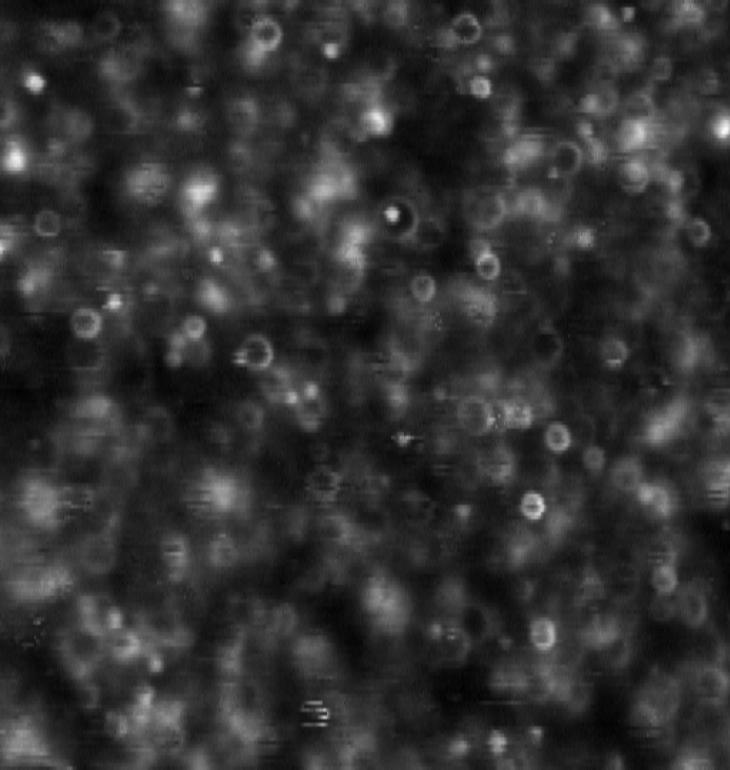
#> input picture jpeg versions/1.jpeg, 730 x 770 px; its folder holds only this picture in this run
$ jupyter execute data_generation.ipynb
#> lines starting #> are read from the running program, lines starting #| are printed output that depends on the picture; after the words box and inside, x2 and y2 are one past the last pixel; in counts of white or black regions, pixels touching at a corner belong together
[cell 1]
import matplotlib.pyplot as plt
import numpy as np
import random
import os
import cv2
import numpy as np
import matplotlib.pyplot as plt
import random
import json
from tqdm import tqdm
from skimage import exposure

[cell 2]
# Define directory path where images are stored
image_dir = 'jpeg versions'

# Dictionary to store the images
trap_images = {}

# Check if the directory exists
if os.path.exists(image_dir):
    # List all files in the directory
    files = os.listdir(image_dir)

    # Filter for .sxm files (assuming they have common image extensions)
    ext = '.jpeg'
    image_files = [f for f in files if f.lower().endswith(ext)]

    # Load each image into the dictionary
    for img_file in image_files:
        # Read the image
        img_path = os.path.join(image_dir, img_file)
        try:
            # Open image
            img = plt.imread(img_path)
#> img is the input picture: shape (770, 730, 3); min 0, max 251, mean 49.7
            # Use filename without extension as the key
            key = os.path.splitext(img_file)[0]
            trap_images[key] = img
            print(f"Loaded image: {key} with shape {img.shape}")
#| Loaded image: 1 with shape (770, 730, 3)
        except Exception as e:
            print(f"Error loading {img_file}: {e}")

    print(f"Successfully loaded {len(trap_images)} images")
#| Successfully loaded 1 images
else:
    print(f"Directory {image_dir} does not exist")

# Display a sample image if any were loaded
if trap_images:
    # Pick first image to display
    sample_key = next(iter(trap_images))
#> sample_key = '1'
    print(sample_key)
#| 1
    plt.figure(figsize=(10, 10))
    plt.imshow(trap_images[sample_key], cmap='gray')
    plt.title(f"Sample image: {sample_key}")
    plt.colorbar()
    plt.axis('off')
    plt.show()
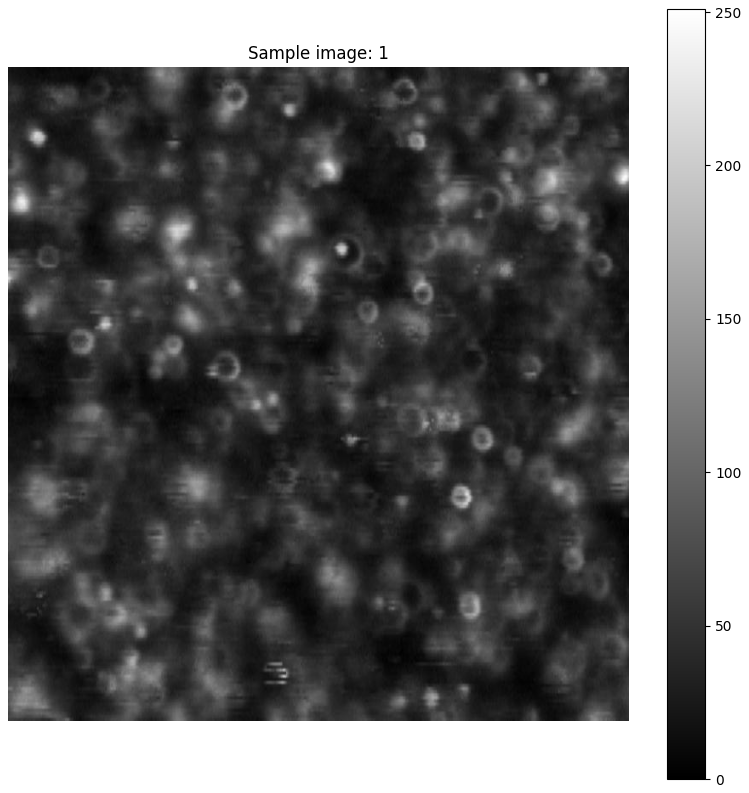
#> figure drawn by matplotlib, 2 panels

[cell 3]
# noise functions

# [37 lines left out: function add_line_noise, not called in this run]

def add_gaussian_noise(image, mean=0, std=0.05):
    """
    Add Gaussian noise to an image.

    Args:
        image: Input image as a numpy array
        mean: Mean of the Gaussian noise (default: 0)
        std: Standard deviation of the Gaussian noise (default: 0.05)

    Returns:
        Noisy image
    """
    # Generate Gaussian noise with the same shape as the input image
    noise = np.random.normal(mean, std, image.shape)

    # Add noise to the image
    noisy_image = image + noise

    # Clip values to ensure they stay in valid range [0, 1]
    noisy_image = np.clip(noisy_image, 0, 1)

    return noisy_image

# [65 lines left out: functions add_rolling_lines, match_histograms, not called in this run]

[cell 4]
def generate_synthetic_data(n, num_donuts_range_max=(5, 50), num_donuts_range_min = (1,10), num_circles_range=(3, 25),
                          radius_range_circle=(5, 10), radius_range_donuts=(10,30),
                          thickness_range=(2, 5), intensity_range_init=(0.2, 0.5),
                          intensity_range_2 = (0.3,1),
                          gaussian_sigma_range=(0.5, 5.0)):
    """
    Generate synthetic data with filtered donuts and circles of varying intensities.
    Also returns bounding box coordinates for each donut.

    Args:
        n: Resolution of the square image
        num_donuts_range: Range for number of donuts
        num_circles_range: Range for number of circles
        radius_range_circle: Range for circle radii
        radius_range_donuts: Range for donut radii
        thickness_range: Range for donut thickness
        intensity_range: Range for shape intensities
        gaussian_sigma_range: Range for Gaussian filter sigma

    Returns:
        synthetic_img: Generated synthetic image
        donut_boxes: List of dicts with bounding box coordinates for each donut
                    [{'x1': x1, 'y1': y1, 'x2': x2, 'y2': y2}, ...]
    """
#> called with n = 512, num_donuts_range_max = (5, 50), num_donuts_range_min = (1, 10), num_circles_range = (3, 25), radius_range_circle = (5, 10), radius_range_donuts = (10, 30), thickness_range = (2, 5), intensity_range_init = (0.2, 0.5)
    synthetic_img = np.zeros((n, n), dtype=float)
    synthetic_img = add_gaussian_noise(synthetic_img, mean=0, std=0.25)

    p = random.random()
    if p < 0.5:
        num_donuts = random.randint(*num_donuts_range_max)
    else:
        num_donuts = random.randint(*num_donuts_range_min)

    num_circles = random.randint(*num_circles_range)

   # print(f"Generating synthetic data with {num_donuts} donuts and {num_circles} circles")

    # List to store bounding box coordinates for donuts
    donut_boxes = []

    def apply_random_filter(layer,sigma=None):
        if sigma is None:
            # Randomly choose between Gaussian and median filter
            sigma = random.uniform(*gaussian_sigma_range)
        return cv2.GaussianBlur(layer, (0, 0), sigma)

    # Add filtered circles for background
    for _ in range(1000):
        circle_layer = np.zeros((n, n), dtype=float)

        center = (random.randint(0, n-1), random.randint(0, n-1))
        radius = random.randint(*radius_range_circle)
        intensity = random.uniform(*intensity_range_init)

        # Draw and filter circle
        cv2.circle(circle_layer, center, radius, intensity, -1)
        filtered_circle = apply_random_filter(circle_layer)#, sigma=10)

        synthetic_img = np.maximum(synthetic_img,filtered_circle)
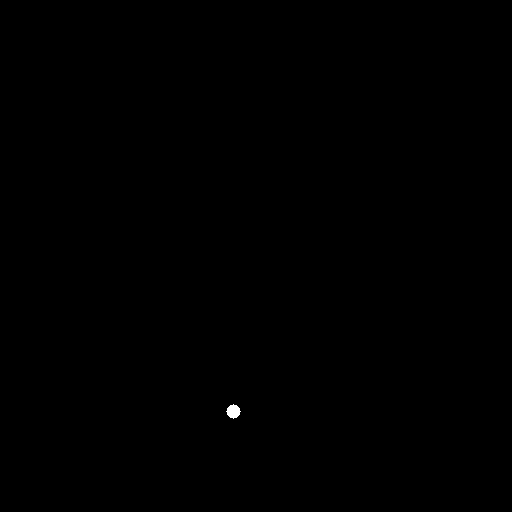
#> circle_layer: shape (512, 512) float64; values 0 (black) and 0.435 (white), 0.06% white; 1 white region, box (x1, y1, x2, y2) and area: (226, 404, 241, 419) 149
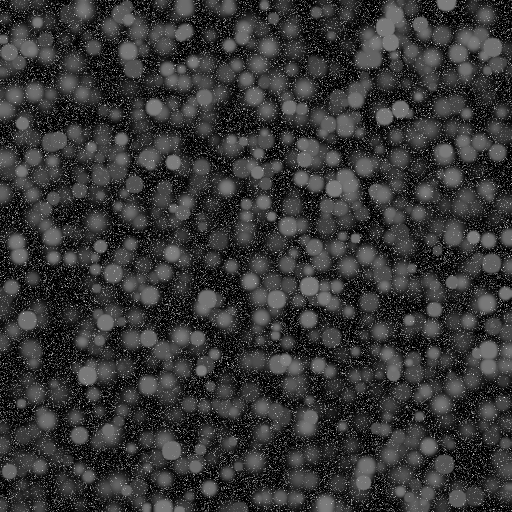
#> synthetic_img: shape (512, 512) float64; min 0, max 1, mean 0.213

    # Apply gaussian filter to whole image
    synthetic_img = cv2.GaussianBlur(synthetic_img, (0, 0), random.uniform(7,8))

    # Add donuts with filtering and save bounding boxes
    for _ in range(num_donuts):
        donut_layer = np.zeros((n, n), dtype=float)

        center_x = random.randint(0, n-1)
        center_y = random.randint(0, n-1)
        center = (center_x, center_y)

        outer_radius = random.randint(*radius_range_donuts)
      #  print('radius:', outer_radius)
        thickness = random.randint(*thickness_range)
      #  print('thickness:', thickness)

        inner_radius = max(outer_radius - thickness, 1)
        intensity = random.uniform(*intensity_range_2)

        # Calculate bounding box coordinates
        x1 = max(0, center_x - outer_radius)
        y1 = max(0, center_y - outer_radius)
        x2 = min(n-1, center_x + outer_radius)
        y2 = min(n-1, center_y + outer_radius)

        # Save bounding box
        donut_boxes.append({
            'x1': x1,
            'y1': y1,
            'x2': x2,
            'y2': y2,
            'center_x': center_x,
            'center_y': center_y,
            'outer_radius': outer_radius,
            'inner_radius': inner_radius
        })

        # Draw donut
        cv2.circle(donut_layer, center, outer_radius, intensity, -1)
        cv2.circle(donut_layer, center, inner_radius, 0.0, -1)

        # Apply random filter
        filtered_donut = apply_random_filter(donut_layer)

        # Ensure hole remains transparent
        hole_mask = np.zeros_like(donut_layer)
        cv2.circle(hole_mask, center, inner_radius, 1.0, -1)
        filtered_donut[hole_mask > 0] = 0.0

        synthetic_img = synthetic_img + filtered_donut
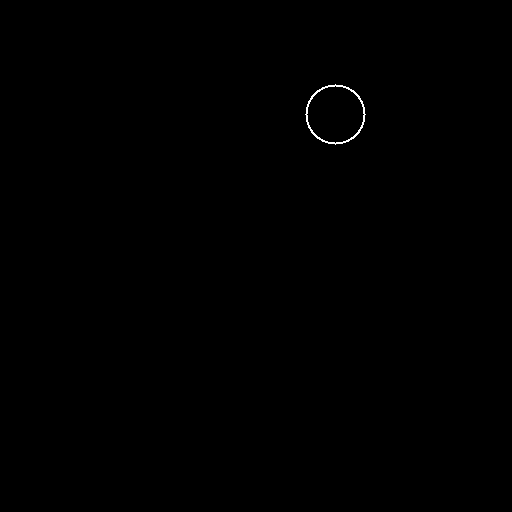
#> donut_layer: shape (512, 512) float64; values 0 (black) and 0.357 (white), 0.14% white in thin lines or dots, all inside (x1, y1, x2, y2) = (305, 84, 366, 145)
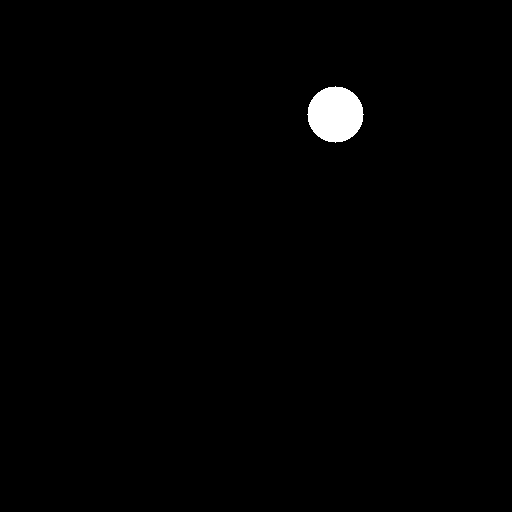
#> hole_mask: shape (512, 512) float64; values 0 (black) and 1 (white), 0.94% white; 1 white region, box (x1, y1, x2, y2) and area: (307, 86, 364, 143) 2453
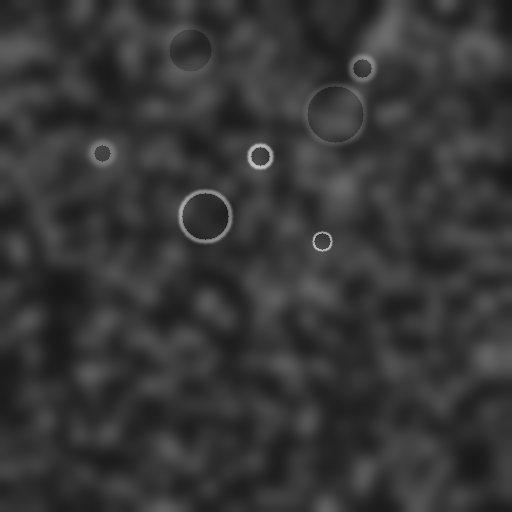
#> synthetic_img: shape (512, 512) float64; min 0.0941, max 0.782, mean 0.216

    # Add filtered circles
    for _ in range(num_circles):
        circle_layer = np.zeros((n, n), dtype=float)

        center = (random.randint(0, n-1), random.randint(0, n-1))
        radius = random.randint(*radius_range_circle)
        intensity = random.uniform(*intensity_range_2)

        # Draw and filter circle
        cv2.circle(circle_layer, center, radius, intensity, -1)
        filtered_circle = apply_random_filter(circle_layer)

        synthetic_img = np.maximum(synthetic_img, filtered_circle)
#> circle_layer: shape (512, 512) float64; values 0 (black) and 0.328 (white), 0.03% white; 1 white region, box (x1, y1, x2, y2) and area: (366, 281, 377, 292) 81

    # Apply gaussian filter to whole image
    synthetic_img = cv2.GaussianBlur(synthetic_img, (0, 0), random.uniform(3,6))

    return synthetic_img, donut_boxes

def sigmoid(x):
    return 1 / (1 + np.exp(-x))

[cell 5]
# Generate synthetic image with donut bounding boxes without noise to see the initial structure
n = 512
synthetic, donut_boxes = generate_synthetic_data(n,
                          thickness_range=(2, 5), intensity_range_init=(0.2, 0.5),
                          intensity_range_2 = (0.3,0.5))

#print(synthetic.shape)
# Visualize image and bounding boxes
plt.figure(figsize=(10, 10))
plt.imshow(synthetic, cmap='gray')

# Draw bounding boxes
for box in donut_boxes:
    # Create rectangle patch
    x1, y1, x2, y2 = box['x1'], box['y1'], box['x2'], box['y2']
    width = x2 - x1
    height = y2 - y1

    # Draw rectangle
    rect = plt.Rectangle((x1, y1), width, height,
                         fill=False, edgecolor='red', linewidth=1)
    plt.gca().add_patch(rect)

    # Optionally, draw center point
    plt.plot(box['center_x'], box['center_y'], 'r+')

plt.title(f'Synthetic Image with Donut Bounding Boxes ({len(donut_boxes)} donuts)')
plt.axis('off')
plt.tight_layout()
plt.show()
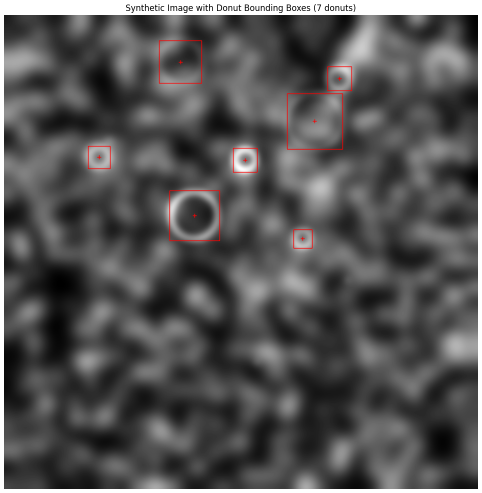
#> figure drawn by matplotlib, 1 panel

# Print bounding box information for first 5 donuts
for i, box in enumerate(donut_boxes[:5]):
    print(f"Donut {i+1}:")
    print(f"  Bounding box: ({box['x1']}, {box['y1']}) to ({box['x2']}, {box['y2']})")
    print(f"  Center: ({box['center_x']}, {box['center_y']})")
    print(f"  Outer radius: {box['outer_radius']}, Inner radius: {box['inner_radius']}")

$ run again, on jpeg versions/5.jpeg
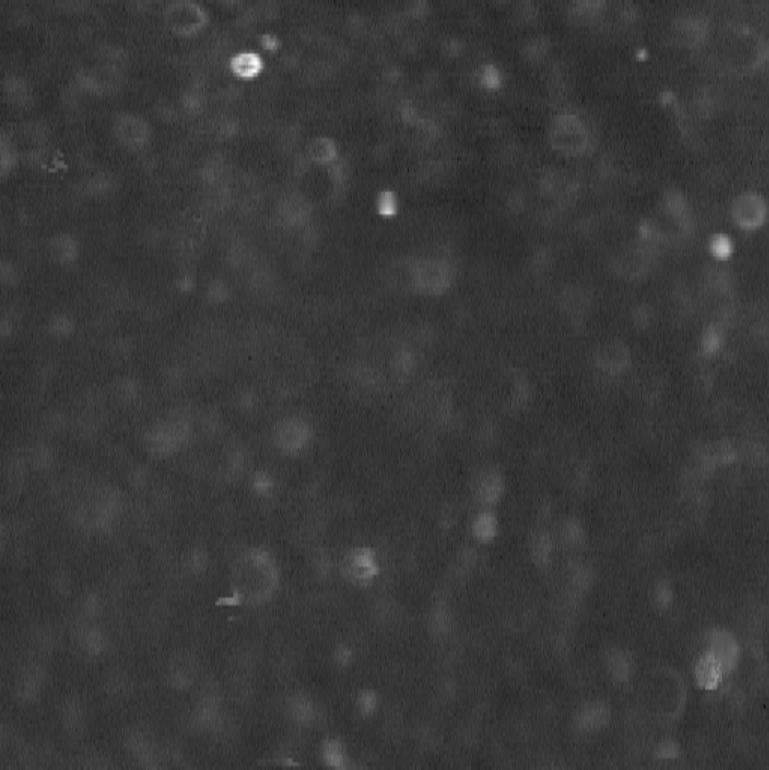
#> input picture jpeg versions/5.jpeg, 769 x 770 px
#> img is the input picture: shape (770, 769, 3); min 14, max 255, mean 57.4
#| Loaded image: 5 with shape (770, 769, 3)
#| Successfully loaded 1 images
#> sample_key = '5'
#| 5
#> `plt.show()`:
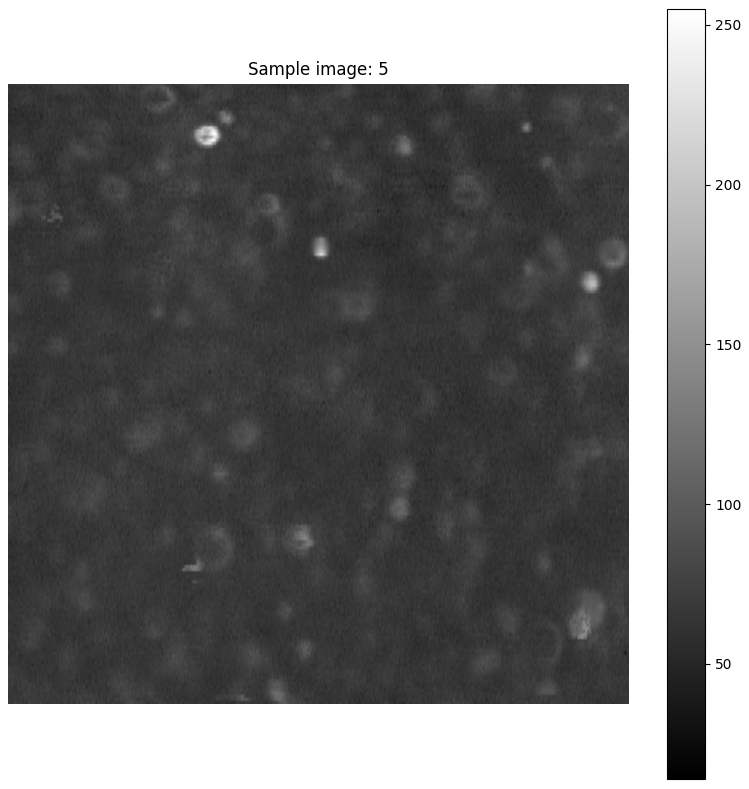
#> figure drawn by matplotlib, 2 panels

$ run again, on jpeg versions/6.jpeg
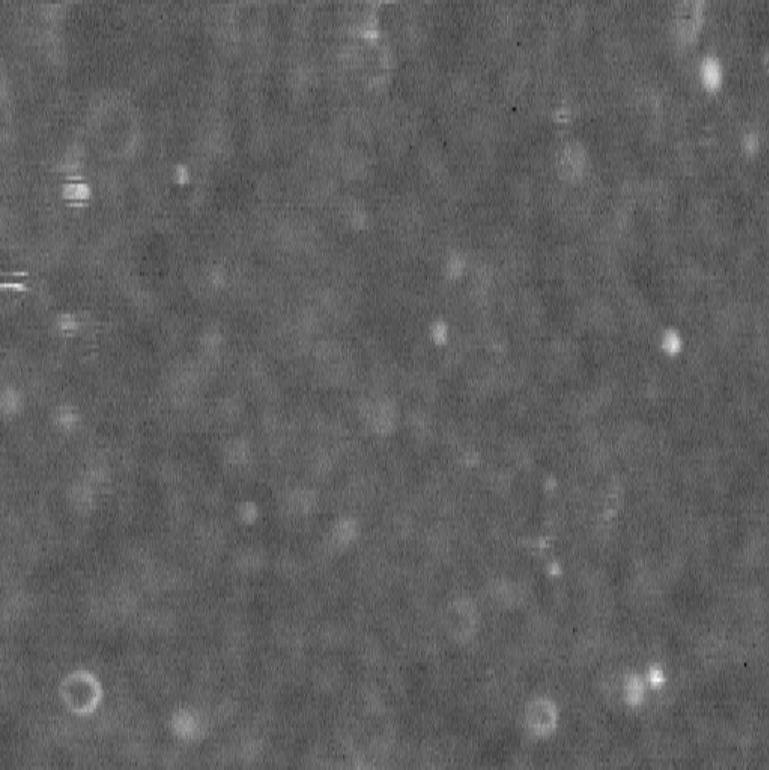
#> input picture jpeg versions/6.jpeg, 769 x 770 px
#> img is the input picture: shape (770, 769, 3); min 8, max 252, mean 95.5
#| Loaded image: 6 with shape (770, 769, 3)
#| Successfully loaded 1 images
#> sample_key = '6'
#| 6
#> `plt.show()`:
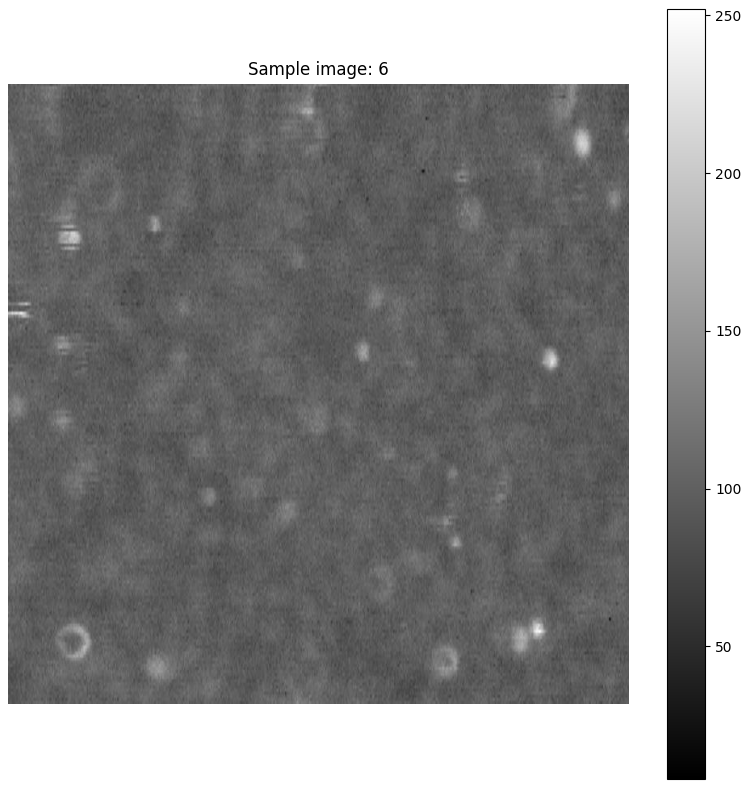
#> figure drawn by matplotlib, 2 panels

$ run again, on jpeg versions/2.jpeg
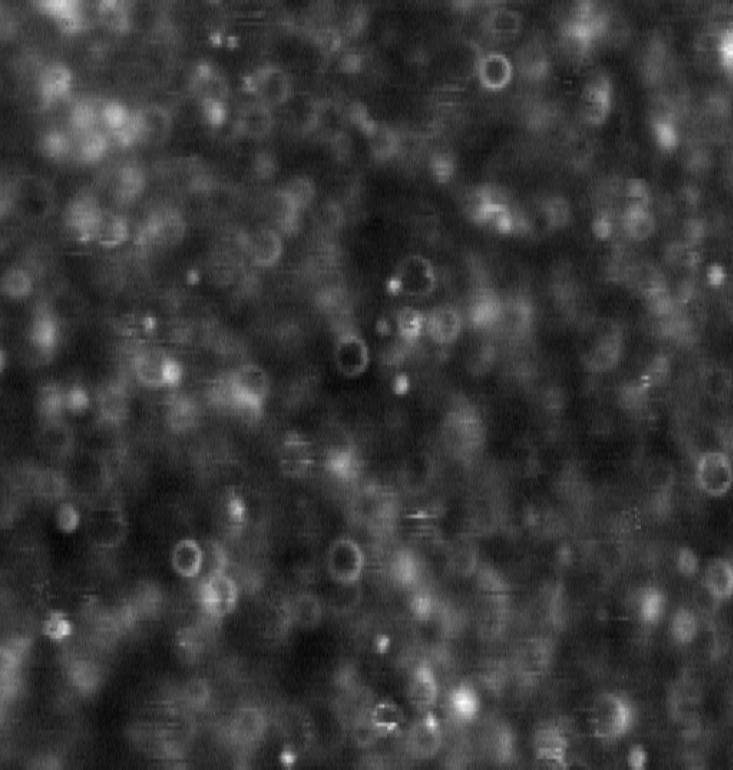
#> input picture jpeg versions/2.jpeg, 733 x 770 px
#> img is the input picture: shape (770, 733, 3); min 3, max 254, mean 57
#| Loaded image: 2 with shape (770, 733, 3)
#| Successfully loaded 1 images
#> sample_key = '2'
#| 2
#> `plt.show()`:
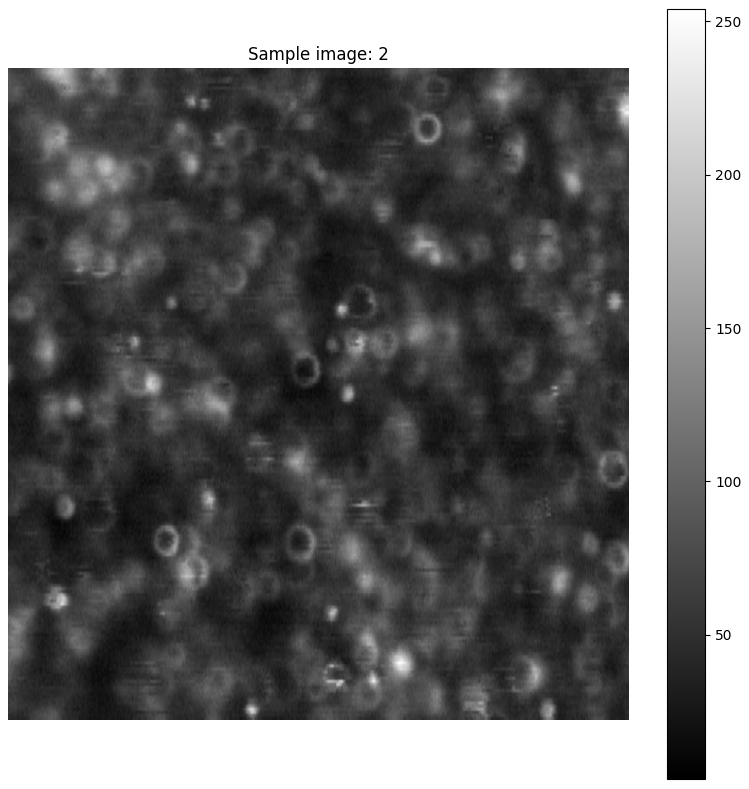
#> figure drawn by matplotlib, 2 panels
